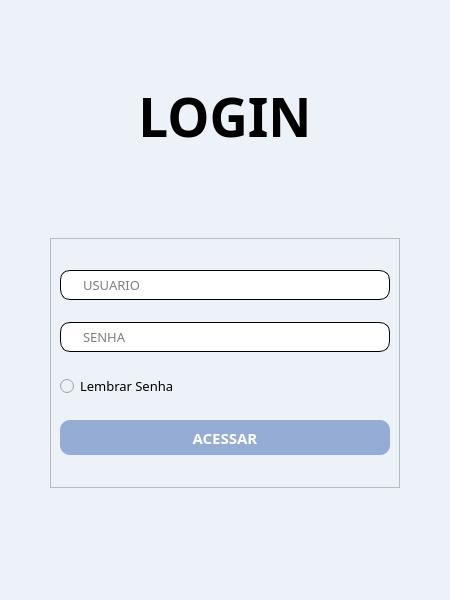
<?xml version="1.0" encoding="UTF-8"?>
<ui version="4.0">
 <class>Login</class>
 <widget class="QWidget" name="Login">
  <property name="geometry">
   <rect>
    <x>0</x>
    <y>0</y>
    <width>450</width>
    <height>600</height>
   </rect>
  </property>
  <property name="minimumSize">
   <size>
    <width>450</width>
    <height>600</height>
   </size>
  </property>
  <property name="maximumSize">
   <size>
    <width>450</width>
    <height>600</height>
   </size>
  </property>
  <property name="windowTitle">
   <string>Form</string>
  </property>
  <property name="styleSheet">
   <string notr="true">QWidget{
background-color: rgb(236, 242, 248);
}

QLineEdit {
background-color: rgb(255, 255, 255);
border: 1px solid black;
border-radius: 10px;
padding-left: 20px;
}

QLineEdit:focus{
	border: 2px solid black;
}

QPushButton{
	background-color: rgb(149, 172, 213);
border: none;
border-radius: 10px;
	color: white;
}

QPushButton:hover{
	background-color:rgb(112, 130, 161);
}

QPushButton:pressed{
	background-color:rgb(142, 165, 204)
}

</string>
  </property>
  <layout class="QGridLayout" name="gridLayout">
   <property name="bottomMargin">
    <number>105</number>
   </property>
   <item row="0" column="1">
    <widget class="QLabel" name="lb_login">
     <property name="sizePolicy">
      <sizepolicy hsizetype="Preferred" vsizetype="Expanding">
       <horstretch>0</horstretch>
       <verstretch>0</verstretch>
      </sizepolicy>
     </property>
     <property name="maximumSize">
      <size>
       <width>16777215</width>
       <height>200</height>
      </size>
     </property>
     <property name="font">
      <font>
       <family>Raleway</family>
       <pointsize>40</pointsize>
       <weight>75</weight>
       <bold>true</bold>
      </font>
     </property>
     <property name="text">
      <string>LOGIN</string>
     </property>
     <property name="alignment">
      <set>Qt::AlignCenter</set>
     </property>
    </widget>
   </item>
   <item row="2" column="2">
    <spacer name="horizontalSpacer_2">
     <property name="orientation">
      <enum>Qt::Horizontal</enum>
     </property>
     <property name="sizeHint" stdset="0">
      <size>
       <width>40</width>
       <height>20</height>
      </size>
     </property>
    </spacer>
   </item>
   <item row="2" column="1">
    <widget class="QFrame" name="frame">
     <property name="sizePolicy">
      <sizepolicy hsizetype="Expanding" vsizetype="Preferred">
       <horstretch>0</horstretch>
       <verstretch>0</verstretch>
      </sizepolicy>
     </property>
     <property name="minimumSize">
      <size>
       <width>350</width>
       <height>250</height>
      </size>
     </property>
     <property name="maximumSize">
      <size>
       <width>350</width>
       <height>250</height>
      </size>
     </property>
     <property name="styleSheet">
      <string notr="true"/>
     </property>
     <property name="frameShape">
      <enum>QFrame::StyledPanel</enum>
     </property>
     <property name="frameShadow">
      <enum>QFrame::Raised</enum>
     </property>
     <layout class="QVBoxLayout" name="verticalLayout">
      <property name="spacing">
       <number>0</number>
      </property>
      <item>
       <widget class="QLineEdit" name="input_usuario">
        <property name="minimumSize">
         <size>
          <width>0</width>
          <height>30</height>
         </size>
        </property>
        <property name="font">
         <font>
          <family>Raleway</family>
          <pointsize>10</pointsize>
         </font>
        </property>
        <property name="styleSheet">
         <string notr="true"/>
        </property>
        <property name="placeholderText">
         <string>USUARIO</string>
        </property>
       </widget>
      </item>
      <item>
       <widget class="QLineEdit" name="input_senha">
        <property name="minimumSize">
         <size>
          <width>0</width>
          <height>30</height>
         </size>
        </property>
        <property name="font">
         <font>
          <family>Raleway</family>
          <pointsize>10</pointsize>
         </font>
        </property>
        <property name="styleSheet">
         <string notr="true"/>
        </property>
        <property name="echoMode">
         <enum>QLineEdit::Password</enum>
        </property>
        <property name="placeholderText">
         <string>SENHA</string>
        </property>
       </widget>
      </item>
      <item>
       <widget class="QRadioButton" name="check_lembrarSenha">
        <property name="font">
         <font>
          <family>Raleway</family>
          <pointsize>10</pointsize>
          <weight>50</weight>
          <bold>false</bold>
         </font>
        </property>
        <property name="text">
         <string>Lembrar Senha</string>
        </property>
       </widget>
      </item>
      <item>
       <widget class="QPushButton" name="btn_acessar">
        <property name="minimumSize">
         <size>
          <width>0</width>
          <height>30</height>
         </size>
        </property>
        <property name="maximumSize">
         <size>
          <width>16777215</width>
          <height>35</height>
         </size>
        </property>
        <property name="font">
         <font>
          <family>Raleway</family>
          <pointsize>11</pointsize>
          <weight>75</weight>
          <bold>true</bold>
         </font>
        </property>
        <property name="text">
         <string>ACESSAR</string>
        </property>
       </widget>
      </item>
     </layout>
    </widget>
   </item>
   <item row="2" column="0">
    <spacer name="horizontalSpacer">
     <property name="orientation">
      <enum>Qt::Horizontal</enum>
     </property>
     <property name="sizeHint" stdset="0">
      <size>
       <width>40</width>
       <height>20</height>
      </size>
     </property>
    </spacer>
   </item>
   <item row="1" column="1">
    <widget class="QLabel" name="lb_mensagem">
     <property name="minimumSize">
      <size>
       <width>0</width>
       <height>0</height>
      </size>
     </property>
     <property name="maximumSize">
      <size>
       <width>16777215</width>
       <height>0</height>
      </size>
     </property>
     <property name="font">
      <font>
       <family>Raleway</family>
       <pointsize>10</pointsize>
       <weight>75</weight>
       <bold>true</bold>
      </font>
     </property>
     <property name="styleSheet">
      <string notr="true">color: rgb(255, 255, 255);
border-radius: 10px;

background-color: rgb(255, 164, 164)</string>
     </property>
     <property name="text">
      <string>Usuario ou senha incorretos</string>
     </property>
     <property name="alignment">
      <set>Qt::AlignCenter</set>
     </property>
    </widget>
   </item>
  </layout>
 </widget>
 <resources/>
 <connections/>
</ui>
